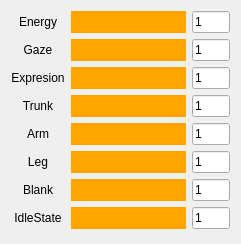
   <widget class="QWidget" name="gridLayoutWidget_2">
    <property name="geometry">
     <rect>
      <x>20</x>
      <y>540</y>
      <width>241</width>
      <height>244</height>
     </rect>
    </property>
    <layout class="QGridLayout" name="gridLayout_3" columnstretch="1,3,1">
     <property name="sizeConstraint">
      <enum>QLayout::SetMinimumSize</enum>
     </property>
     <item row="4" column="2">
      <widget class="QLineEdit" name="lineEdit_body5">
       <property name="text">
        <string>1</string>
       </property>
      </widget>
     </item>
     <item row="0" column="2">
      <widget class="QLineEdit" name="lineEdit_body1">
       <property name="text">
        <string>1</string>
       </property>
      </widget>
     </item>
     <item row="3" column="1">
      <widget class="QProgressBar" name="progressBar_body4">
       <property name="styleSheet">
        <string notr="true">QProgressBar::chunk{background:orange}</string>
       </property>
       <property name="value">
        <number>100</number>
       </property>
       <property name="textVisible">
        <bool>false</bool>
       </property>
      </widget>
     </item>
     <item row="5" column="1">
      <widget class="QProgressBar" name="progressBar_body6">
       <property name="styleSheet">
        <string notr="true">QProgressBar::chunk{background:orange}</string>
       </property>
       <property name="value">
        <number>100</number>
       </property>
       <property name="textVisible">
        <bool>false</bool>
       </property>
      </widget>
     </item>
     <item row="6" column="1">
      <widget class="QProgressBar" name="progressBar_body7">
       <property name="styleSheet">
        <string notr="true">QProgressBar::chunk{background:orange}</string>
       </property>
       <property name="value">
        <number>100</number>
       </property>
       <property name="textVisible">
        <bool>false</bool>
       </property>
      </widget>
     </item>
     <item row="5" column="2">
      <widget class="QLineEdit" name="lineEdit_body6">
       <property name="text">
        <string>1</string>
       </property>
      </widget>
     </item>
     <item row="7" column="1">
      <widget class="QProgressBar" name="progressBar_body8_atwork">
       <property name="styleSheet">
        <string notr="true">QProgressBar::chunk{background:orange}</string>
       </property>
       <property name="value">
        <number>100</number>
       </property>
       <property name="textVisible">
        <bool>false</bool>
       </property>
      </widget>
     </item>
     <item row="3" column="2">
      <widget class="QLineEdit" name="lineEdit_body4">
       <property name="text">
        <string>1</string>
       </property>
      </widget>
     </item>
     <item row="0" column="1">
      <widget class="QProgressBar" name="progressBar_body1">
       <property name="maximumSize">
        <size>
         <width>1400</width>
         <height>16777215</height>
        </size>
       </property>
       <property name="styleSheet">
        <string notr="true">QProgressBar::chunk{background:orange}</string>
       </property>
       <property name="value">
        <number>100</number>
       </property>
       <property name="textVisible">
        <bool>false</bool>
       </property>
      </widget>
     </item>
     <item row="1" column="2">
      <widget class="QLineEdit" name="lineEdit_body2">
       <property name="text">
        <string>1</string>
       </property>
      </widget>
     </item>
     <item row="1" column="1">
      <widget class="QProgressBar" name="progressBar_body2">
       <property name="styleSheet">
        <string notr="true">QProgressBar::chunk{background:orange}</string>
       </property>
       <property name="value">
        <number>100</number>
       </property>
       <property name="textVisible">
        <bool>false</bool>
       </property>
      </widget>
     </item>
     <item row="4" column="1">
      <widget class="QProgressBar" name="progressBar_body5">
       <property name="styleSheet">
        <string notr="true">QProgressBar::chunk{background:orange}</string>
       </property>
       <property name="value">
        <number>100</number>
       </property>
       <property name="textVisible">
        <bool>false</bool>
       </property>
      </widget>
     </item>
     <item row="6" column="2">
      <widget class="QLineEdit" name="lineEdit_body7">
       <property name="text">
        <string>1</string>
       </property>
      </widget>
     </item>
     <item row="2" column="1">
      <widget class="QProgressBar" name="progressBar_body3">
       <property name="styleSheet">
        <string notr="true">QProgressBar::chunk{background:orange}</string>
       </property>
       <property name="value">
        <number>100</number>
       </property>
       <property name="textVisible">
        <bool>false</bool>
       </property>
      </widget>
     </item>
     <item row="2" column="2">
      <widget class="QLineEdit" name="lineEdit_body3">
       <property name="text">
        <string>1</string>
       </property>
      </widget>
     </item>
     <item row="7" column="2">
      <widget class="QLineEdit" name="lineEdit_body8">
       <property name="text">
        <string>1</string>
       </property>
      </widget>
     </item>
     <item row="0" column="0">
      <widget class="QLabel" name="label_43">
       <property name="text">
        <string>Energy</string>
       </property>
       <property name="alignment">
        <set>Qt::AlignCenter</set>
       </property>
      </widget>
     </item>
     <item row="1" column="0">
      <widget class="QLabel" name="label_49">
       <property name="text">
        <string>Gaze</string>
       </property>
       <property name="alignment">
        <set>Qt::AlignCenter</set>
       </property>
      </widget>
     </item>
     <item row="2" column="0">
      <widget class="QLabel" name="label_50">
       <property name="text">
        <string>Expresion</string>
       </property>
       <property name="alignment">
        <set>Qt::AlignCenter</set>
       </property>
      </widget>
     </item>
     <item row="3" column="0">
      <widget class="QLabel" name="label_51">
       <property name="text">
        <string>Trunk</string>
       </property>
       <property name="alignment">
        <set>Qt::AlignCenter</set>
       </property>
      </widget>
     </item>
     <item row="4" column="0">
      <widget class="QLabel" name="label_52">
       <property name="contextMenuPolicy">
        <enum>Qt::ActionsContextMenu</enum>
       </property>
       <property name="text">
        <string>Arm</string>
       </property>
       <property name="alignment">
        <set>Qt::AlignCenter</set>
       </property>
      </widget>
     </item>
     <item row="5" column="0">
      <widget class="QLabel" name="label_53">
       <property name="contextMenuPolicy">
        <enum>Qt::ActionsContextMenu</enum>
       </property>
       <property name="text">
        <string>Leg</string>
       </property>
       <property name="alignment">
        <set>Qt::AlignCenter</set>
       </property>
      </widget>
     </item>
     <item row="6" column="0">
      <widget class="QLabel" name="label_54">
       <property name="contextMenuPolicy">
        <enum>Qt::ActionsContextMenu</enum>
       </property>
       <property name="text">
        <string>Blank</string>
       </property>
       <property name="alignment">
        <set>Qt::AlignCenter</set>
       </property>
      </widget>
     </item>
     <item row="7" column="0">
      <widget class="QLabel" name="label_55">
       <property name="contextMenuPolicy">
        <enum>Qt::ActionsContextMenu</enum>
       </property>
       <property name="text">
        <string>IdleState</string>
       </property>
       <property name="alignment">
        <set>Qt::AlignCenter</set>
       </property>
      </widget>
     </item>
    </layout>
   </widget>
